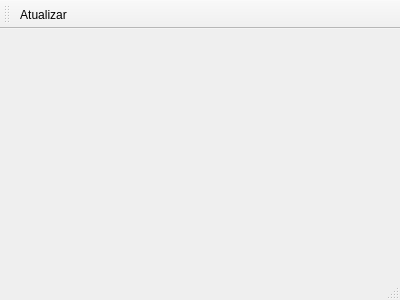
<?xml version="1.0" encoding="UTF-8"?>
<ui version="4.0">
 <class>MainWindow</class>
 <widget class="QMainWindow" name="MainWindow">
  <property name="geometry">
   <rect>
    <x>0</x>
    <y>0</y>
    <width>400</width>
    <height>300</height>
   </rect>
  </property>
  <property name="windowTitle">
   <string>MainWindow</string>
  </property>
  <widget class="QWidget" name="centralWidget">
   <layout class="QGridLayout" name="gridLayout">
    <item row="0" column="0">
     <widget class="ModuloRSS" name="widget" native="true"/>
    </item>
   </layout>
  </widget>
  <widget class="QMenuBar" name="menuBar">
   <property name="geometry">
    <rect>
     <x>0</x>
     <y>0</y>
     <width>400</width>
     <height>25</height>
    </rect>
   </property>
  </widget>
  <widget class="QToolBar" name="mainToolBar">
   <attribute name="toolBarArea">
    <enum>TopToolBarArea</enum>
   </attribute>
   <attribute name="toolBarBreak">
    <bool>false</bool>
   </attribute>
   <addaction name="actionAtualizar"/>
  </widget>
  <widget class="QStatusBar" name="statusBar"/>
  <action name="actionAtualizar">
   <property name="icon">
    <iconset resource="resource.qrc">
     <normaloff>:/botao/imagem/refresh65.png</normaloff>:/botao/imagem/refresh65.png</iconset>
   </property>
   <property name="text">
    <string>Atualizar</string>
   </property>
   <property name="toolTip">
    <string>Atualizar (F5)</string>
   </property>
   <property name="shortcut">
    <string>F5</string>
   </property>
  </action>
 </widget>
 <layoutdefault spacing="6" margin="11"/>
 <customwidgets>
  <customwidget>
   <class>ModuloRSS</class>
   <extends>QWidget</extends>
   <header location="global">moduloRSS/modulorss.h</header>
   <container>1</container>
   <slots>
    <slot>atualizar()</slot>
   </slots>
  </customwidget>
 </customwidgets>
 <resources>
  <include location="resource.qrc"/>
 </resources>
 <connections>
  <connection>
   <sender>actionAtualizar</sender>
   <signal>triggered()</signal>
   <receiver>widget</receiver>
   <slot>atualizar()</slot>
   <hints>
    <hint type="sourcelabel">
     <x>-1</x>
     <y>-1</y>
    </hint>
    <hint type="destinationlabel">
     <x>199</x>
     <y>171</y>
    </hint>
   </hints>
  </connection>
 </connections>
</ui>
